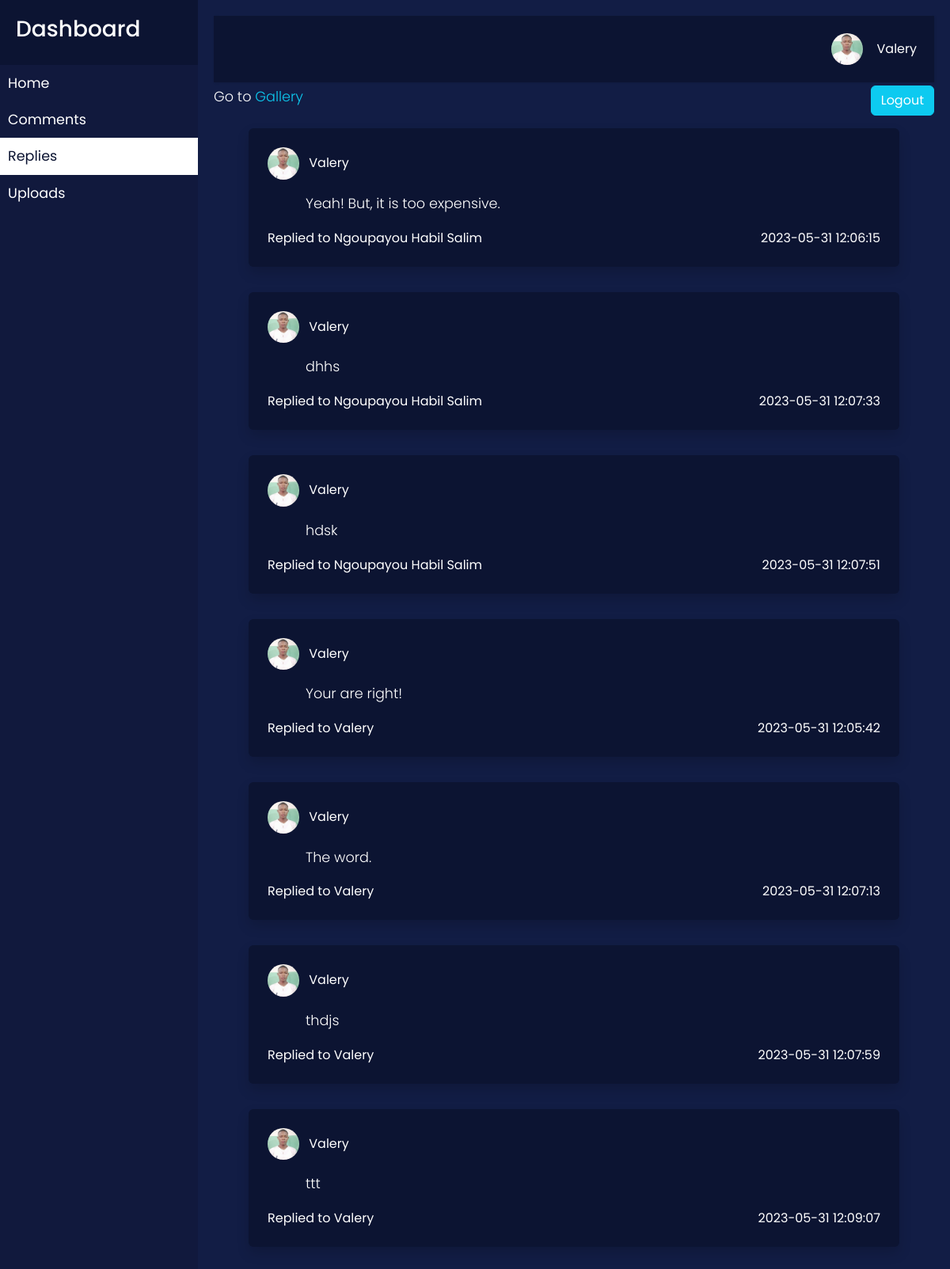
Screenshot of /reply.php (signed in) with the database file from the repository.
### tables this page shows
CREATE TABLE `user` (
  `userid` varchar(14) NOT NULL,
  `username` varchar(30) NOT NULL,
  `useremail` varchar(50) NOT NULL,
  `password` varchar(250) NOT NULL,
  `userimg` varchar(60) NOT NULL,
  `userdate` datetime NOT NULL
);

CREATE TABLE `reply` (
  `replyid` varchar(14) NOT NULL,
  `content` varchar(500) NOT NULL,
  `commentid` varchar(14) NOT NULL,
  `userid` varchar(14) NOT NULL,
  `replydate` datetime NOT NULL
);

### reply.php (the view, shortened to what this page needs)
<?php
include "apps/include.php";
?>
<!DOCTYPE html>
<html>
<head>
    <link href="css/bootstrap.min.css" rel="stylesheet">
    <link rel="stylesheet" href="css/bootstrap.css">
    <link rel="stylesheet" href="css/style.css">
</head>
<body>
    <div class="wrapper">
        <nav id="sidebar">
            <div class="sidebar-header">
                <h3>Dashboard</h3>
            </div>
            <ul class="list-unstyled ">
                <li>
                    <a href="ux.php">
                        Home
                    </a>
                </li>
                <li>
                    <a href="comment.php">
                        Comments
                    </a>
                </li>
                <li style="color: #0c1432;background: #fff;">
                    <a href="reply.php">
                        Replies
                    </a>
                </li>
                <li>
                    <a href="upload.php">
                        Uploads
                    </a>
                </li>
            </ul>
        </nav>
        <div id="content">
            <?php
            include "apps/ux-navbar.php";
            ?>
            <div class="row mx-4">
                <?php
                $repsql = mysqli_query($dbc, "SELECT `content`, `commentid`, `userid`, `replydate` FROM `reply` WHERE `userid`='$id' ");
                if (mysqli_num_rows($repsql) == null) {
                    echo '<h2 class="text-muted">No Reply Found for ' . $_SESSION['username'] . ' !<?h2>';
                } else {
                    while ($data = mysqli_fetch_array($repsql)) {
                        $commentid=$data['commentid'];
                        $comsql=mysqli_query($dbc,"SELECT `userid` FROM `comment` WHERE `commentid`='$commentid'");
                        $user_info = mysqli_fetch_array($comsql);
                        $commenerid=$user_info['userid'];
                        $comentersql=mysqli_query($dbc,"SELECT `username` FROM `user` WHERE `userid`='$commenerid'");
                        $user_info = mysqli_fetch_array($comentersql);
                        ?>
                        <div class="col-12">
                            <div class="mx-2 my-3 p-4 shadow text-white rounded" style="background-color: #0c1432;">
                                <img class="rounded-circle me-2 " src="<?php echo $userimg ?>" width="40" alt="<?php echo $name ?>"> <?php echo $name ?>
                                <p class="mx-5 my-3">
                                    <?php echo $data['content'] ?>
                                </p>
                                <div class="row">
                                    <div class="col-6 text-start">Replied to <?php echo $user_info['username'] ?></div>
                                    <div class="text-end col-6">
                                        <?php echo $data['replydate'] ?>
                                    </div>
                                </div>
                            </div>
                        </div>
                        <?php
                    }
                }
                ?>
            </div>
        </div>
    </div>
</body>
</html>

### apps/ux-navbar.php (shortened to what this page needs)
<?php
$name = $_SESSION['username'];
$slsql = "SELECT `userid`, `useremail`, `userimg` FROM `user` WHERE `username`='$name'";
$slqry = mysqli_query($dbc, $slsql);
$data = mysqli_fetch_array($slqry);
$id = $data['userid'];
$userimg = $data['userimg'];
?>
<nav class="navbar navbar-expand-lg" style="margin-bottom:4px !important;">
    <div class="container-fluid">
        <div class="user text-end text-white">
            <span class="btn update-img-btn"><img class="rounded-circle " src="<?php echo $userimg ?>" width="40"
                    alt="<?php $name ?>"></span>
            <span>
                <?php echo $_SESSION['username']; ?>
            </span>
        </div>
    </div>
</nav>
<form action="apps/process.php" method="post">
    <div class="text-end">
        <p class="position-absolute">Go to <a href="index.php" class="text-info gal">Gallery</a></p>
        <button type="submit" name="logout" class="btn btn-info text-white">Logout</button>
    </div>
</form>

### css/style.css (style rules this page uses)
body { font-family: 'Poppins', sans-serif; background: #121d45; }
p { font-family: 'Poppins', sans-serif; font-size: 1.1em; font-weight: 300; line-height: 1.7em; color: #999; }
a, a:hover, a:focus { color: inherit; text-decoration: none; transition: all 0.3s; }
.navbar { padding: 15px 10px; background: #0c1432; border: none; border-radius: 0; margin-bottom: 40px; box-shadow: 1px 1px 3px rgba(0, 0, 0, 0.1); }
.wrapper { display: flex; width: 100%; align-items: stretch; }
#sidebar { min-width: 250px; max-width: 250px; background: #11193d; color: #fff; transition: all 0.3s; }
#sidebar .sidebar-header { padding: 20px; background: #0c1432; }
#sidebar ul li a { padding: 10px; font-size: 1.1em; display: block; }
#content { width: 100%; padding: 20px; min-height: 100vh; transition: all 0.3s; }
@media (min-width:767px) { .user { width: 100%; } }

### reply.php (style rules this page uses)
p { margin: 0; color: white; }

### rows the page displays
user: userimg (picture)
reply: userid.userimg (picture), content "Yeah! But, it is too expensive.", user.username "Ngoupayou Habil Salim", replydate "2023-05-31 12:06:15"
reply: userid.userimg (picture), content "dhhs", user.username "Ngoupayou Habil Salim", replydate "2023-05-31 12:07:33"
reply: userid.userimg (picture), content "hdsk", user.username "Ngoupayou Habil Salim", replydate "2023-05-31 12:07:51"
reply: userid.userimg (picture), content "Your are right!", userid.username "Valery", replydate "2023-05-31 12:05:42"
reply: userid.userimg (picture), content "The word.", userid.username "Valery", replydate "2023-05-31 12:07:13"
reply: userid.userimg (picture), content "thdjs", userid.username "Valery", replydate "2023-05-31 12:07:59"
reply: userid.userimg (picture), content "ttt", userid.username "Valery", replydate "2023-05-31 12:09:07"

### other values shown
$_SESSION['username'] "Valery"
